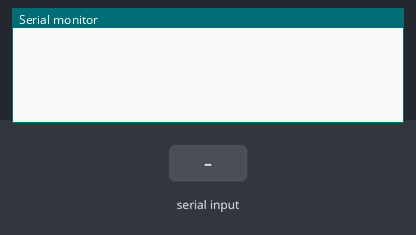
Bench run of a sketch on a simulated Arduino Uno, built with avr-gcc and run on an emulated ATmega328P. Parts: the last lines printed to the serial monitor. The inputs (shaded band) are chosen by the test bench.

Above: at 1.2 s.
1.3 s: "`" received over Serial
At 2.2 s:
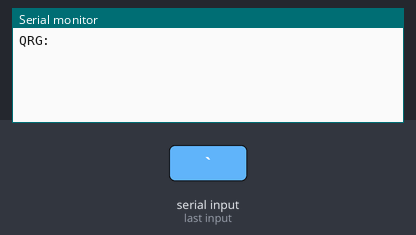
2.8 s: byte 52 ('4') received over Serial
At 3.2 s:
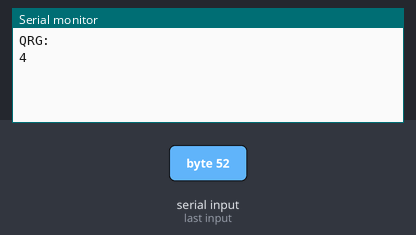
4.3 s: "e" received over Serial
At 5.7 s:
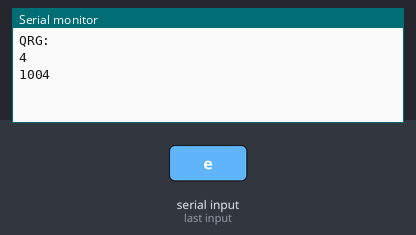

Measured:
- after the input at 1.3 s, the serial monitor: prints a new line at once (image 1)
- after the input at 2.8 s, the serial monitor: prints a new line at once (image 2)
- after the input at 4.3 s, the serial monitor: prints a new line at once (image 3)

The sketch:

ad9850_gen.ino
```cpp
#define W_CLK 12     // connect to AD9850 module word load clock pin (CLK)
#define FQ_UD 8      // connect to freq update pin (FQ)
#define DATA 10      // connect to serial data load pin (DATA)
#define RESET 9      // connect to reset pin (RST).

#define pulseHigh(pin) {digitalWrite(pin, HIGH); digitalWrite(pin, LOW); }

void tfr_byte(byte data)
{
  for (int i = 0; i < 8; i++, data >>= 1) {
    digitalWrite(DATA, data & 0x01);
    pulseHigh(W_CLK);
  }
}

void sendFrequency(uint32_t frequency) {

  uint32_t d = frequency * 34 + (frequency * 35) / 100 + (frequency * 97) / 10000 + (frequency * 38) / 1000000;

  for (int b = 0; b < 4; b++, d >>= 8) {
    tfr_byte(d & 0xFF);
  }
  tfr_byte(0x000);

  pulseHigh(FQ_UD);

}

char key;
int32_t f = 14000000;

void setup() {
  pinMode(FQ_UD, OUTPUT);
  pinMode(W_CLK, OUTPUT);
  pinMode(DATA, OUTPUT);
  pinMode(RESET, OUTPUT);

  pulseHigh(RESET);
  pulseHigh(W_CLK);
  pulseHigh(FQ_UD);

  Serial.begin(9600);

  sendFrequency(f);
}

void printQRG() {
  Serial.println();
  sendFrequency(f);
  Serial.print(f);
}

void loop() {

  while(Serial.available() == 0) { }

  key = Serial.read();

  if (key == '`') {
    f = 0;
    Serial.println();
    Serial.println("QRG: ");
    while (1) {
      while(Serial.available() == 0) { }; key = Serial.read();
      if (key < '0' or key > '9') break;
      Serial.print(key);
      f = f * 10 + (uint8_t)(key - '0');
    }
  }

  if (key == 'x') f -= 10;
  if (key == 'c') f += 10;
  if (key == 's') f -= 100;
  if (key == 'd') f += 100;
  if (key == 'w') f -= 1000;
  if (key == 'e') f += 1000;
  if (key == '2') f -= 10000;
  if (key == '3') f += 10000;
  if (key == '1') f -= 100000;
  if (key == '4') f += 100000;

  printQRG();

}
```
